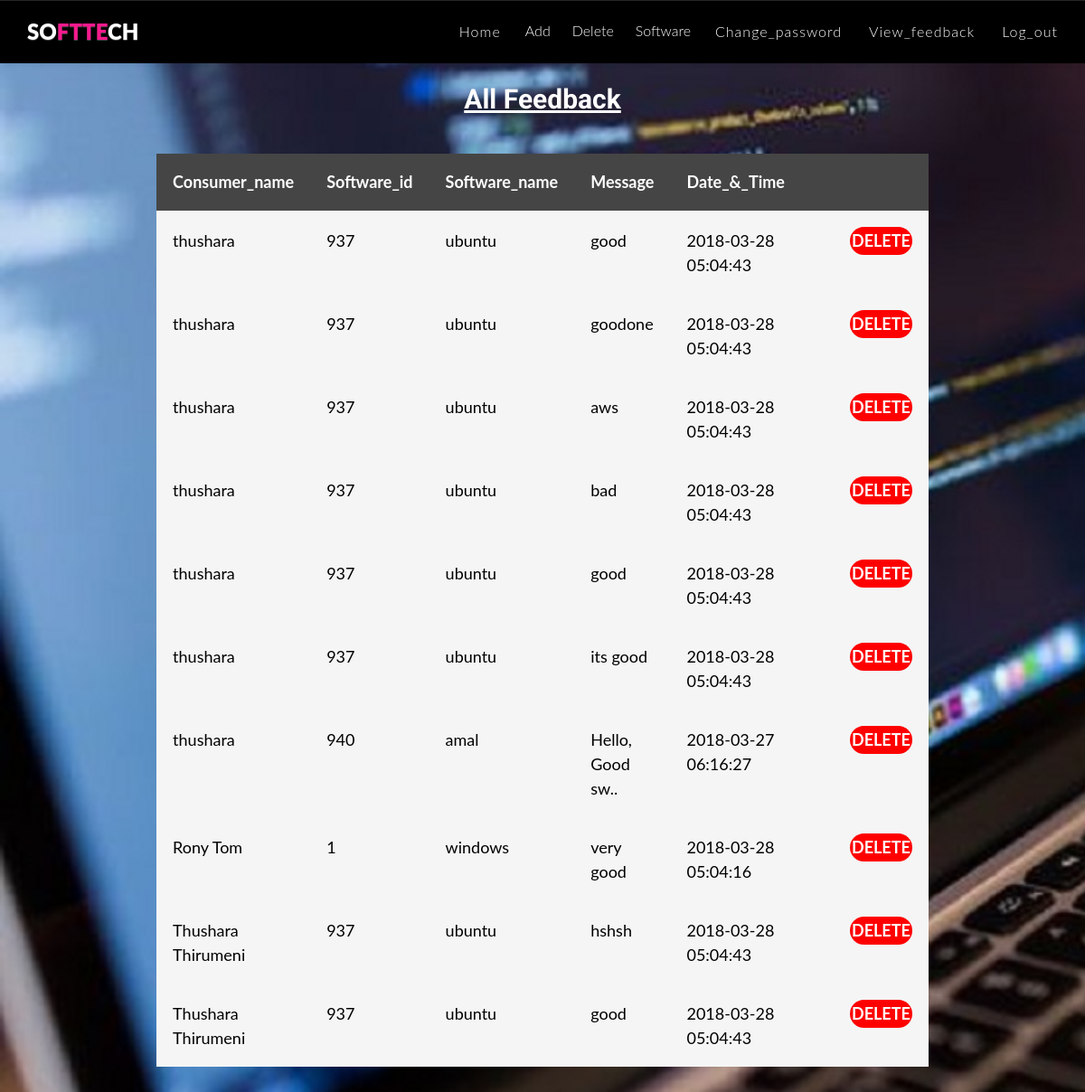
Screenshot of /feedview.php with the database file from the repository.
### tables this page shows
CREATE TABLE `feedback` (
  `fid` int(11) NOT NULL,
  `cid` int(11) NOT NULL,
  `sid` int(11) NOT NULL,
  `message` varchar(50) NOT NULL,
  `date` datetime NOT NULL,
  `time` timestamp NOT NULL DEFAULT CURRENT_TIMESTAMP ON UPDATE CURRENT_TIMESTAMP,
  `status` varchar(10) NOT NULL
);

CREATE TABLE `customer` (
  `cid` int(11) NOT NULL,
  `name` varchar(30) NOT NULL,
  `email_id` varchar(30) NOT NULL,
  `status` int(11) NOT NULL,
  `logid` int(11) NOT NULL
);

CREATE TABLE `supload` (
  `sid` int(11) NOT NULL,
  `did` int(11) NOT NULL,
  `eid` int(11) NOT NULL,
  `sname` varchar(30) NOT NULL,
  `software` varchar(500) NOT NULL,
  `category` varchar(100) NOT NULL,
  `os` varchar(100) NOT NULL,
  `price` int(11) NOT NULL,
  `byte` varchar(10) NOT NULL,
  `size` varchar(10) NOT NULL,
  `time` timestamp NOT NULL DEFAULT CURRENT_TIMESTAMP ON UPDATE CURRENT_TIMESTAMP,
  `lastupdate` timestamp NOT NULL DEFAULT CURRENT_TIMESTAMP ON UPDATE CURRENT_TIMESTAMP,
  `description` varchar(30) NOT NULL,
  `status` varchar(11) NOT NULL
);

### feedview.php (the view, shortened to what this page needs)
<!DOCTYPE html>
<html>
<head>
<link rel="stylesheet" type="text/css" href="library/font-awesome-4.3.0/css/font-awesome.min.css">
	<link rel="stylesheet" type="text/css" href="css/animate.css">
	<link rel="stylesheet" type="text/css" href="css/owl.carousel.css">
        <link rel="stylesheet" type="text/css" href="css/owl.theme.css">
	<link rel="stylesheet" type="text/css" href="css/magnific-popup.css">
        <link rel ="stylesheet" type="text/css" href="library/vegas/vegas.min.css">
	<link rel="stylesheet" type="text/css" href="library/bootstrap/css/bootstrap-theme.min.css">
	<link rel="stylesheet" type="text/css" href="library/bootstrap/css/bootstrap.css">
	<link rel="stylesheet" type="text/css" href="css/style.css">
	<link rel="stylesheet" type="text/css" href="css/custom.css">
        <link rel="stylesheet" type="text/css" href="css/responsive.css">
	<link rel="stylesheet" type="text/css" href="css/color/rose.css">
</head>
<body style="background-image:url(images/main.jpg);">
	<nav  class=" nim-menu navbar navbar-default navbar-fixed-top">
	      <div class="container">
	        <div class="navbar-header">
	            <a class="navbar-brand" href="index.html">So<span class="themecolor">ftte</span>ch</a>
	        </div>
	        <div class="collapse navbar-collapse" id="bs-example-navbar-collapse-1">
	          <ul class="nav navbar-nav navbar-right">
	            <li><a href="admin.php" class="page-scroll">Home</a></li>
							<div class="dropdown" style="float:left;">
								<button class="dropbtn page-scroll">Add</button>
							</div>
				<div class="dropdown" style="float:left;">
					<button class="dropbtn">Delete</button>
				</div><div class="dropdown" style="float:left;">
					<button class="dropbtn">Software</button>
		</div>
				<li><a href="admin_change_password.php" class="page-scroll">Change_password</a></li>
				<li><a href="feedview.php" class="page-scroll">View_feedback</a></li>
				      <li><a href="logout.php" class="page-scroll">Log_out</a></li>
	          </ul>
	        </div>
	      </div>
	    </nav>
<?php
include 'dbcon.php';
$sqlse=mysqli_query($con,"SELECT * FROM `feedback` f join `customer` c on f.cid=c.cid join supload s on s.sid=f.sid WHERE f.status=1") or die(mysqli_error("$con"));
?>
<center>
	<h2 style="margin-top:100px"><b><U>All Feedback</U></b></h2>
<table  width="70%"  border="0" style="margin:50px" overflow-y:"scroll" >
	<th>Consumer_name</th>
<th>Software_id</td>
<th>Software_name</td>
<th>Message</th>
<th>Date_&_Time</th>
<th></th><th></th>
<?php
while($row=mysqli_fetch_array($sqlse)){
	?><form action="#" method="post" enctype="multipart/form-data">
	<tr>
		<td><?php echo $row['name'];?></td>
		<td><?php echo $row['sid'];?></td>
		<td><?php echo $row['sname'];?></td>
		<td><?php echo $row['message'];?></td>
		<td><?php echo $row['time'];?></td>
		<td><input class="txt" type="hidden" name="fid" value="<?php echo $row['fid'];?>"></td>
		<td><b><input type="submit"  style="padding:2px;color:white;background-color:red;border-radius:22px;" name="reject" value="DELETE"></b></td>
		</tr></form>
	<?php
}
?>
</table>
</center>
</html

### css/style.css (style rules this page uses)
* { padding: 0; margin: 0; vertical-align: baseline; }
html { -webkit-font-smoothing:antialiased; }
body,div,dl,dt,dd,ul,ol,li,h1,h2,h3,h4,h5,h6,pre,form,fieldset,p,blockquote,hr,th,td { margin:0; padding:0; }
body { color: #fff; font: normal 16px "Roboto", "Helvetica Neue", Helvetica, Arial, sans-serif; font-weight: 300; background-color: #000; line-height: 1.5; font-family: 'Lato', sans-serif; text-rendering: optimizeLegibility !important; -webkit-font-smoothing: antialiased !important; background-repeat: no-repeat; background-size: cover; }
h2 { ; line-height: 20px; margin: 0; }
a { text-decoration: none !important; transition:all 0.3s linear; -webkit-transition:all 0.3s linear; -moz-transition:all 0.3s linear; -ms-transition:all 0.3s linear; -o-transition:all 0.3s linear; }
ul { list-style: none; margin:0; padding:0; }
h1, h2, h3, h4, h5, h6, .h1, .h2, .h3, .h4, .h5, .h6 { font-family: 'Roboto', sans-serif; margin: 0; }
.nim-menu { padding: 10px; transition: all 0.8s; background:#000; border-bottom:none; transition:all 0.4s ease-in; -webkit-transition:all 0.4s ease-in; -moz-transition:all 0.4s ease-in; -ms-transition:all 0.4s ease-in; }
.nim-menu a.navbar-brand { text-transform: uppercase; font-size: 1.5em; font-weight: 900; color:#fff; }
.nim-menu.navbar-default .navbar-nav > li > a { color: #fafafa; letter-spacing: 1px; text-shadow:1px 0px rgba(0,0,0,0.5); }

### css/custom.css (style rules this page uses)
.dropbtn { background-color: black; color: white; padding: 12px; font-size: 16px; border: none; cursor: pointer; }
.dropdown { position: relative; display: inline-block; }
table { border-collapse: collapse; font-size:20px; font-weight:bolder; border-radius:50px; }
th, td { text-align: left; padding: 18px; color: black; background-color: whitesmoke; font-size:18px; }
th { color: white; background-color: #454545; font-size:18px; }

### css/color/rose.css (style rules this page uses)
.themecolor { color:#f8198d; }

### rows the page displays
feedback: cid.name "thushara", sid.sid "937", sid.sname "ubuntu", message "good", sid.time "2018-03-28 05:04:43"
feedback: cid.name "thushara", sid.sid "937", sid.sname "ubuntu", message "goodone", sid.time "2018-03-28 05:04:43"
feedback: cid.name "thushara", sid.sid "937", sid.sname "ubuntu", message "aws", sid.time "2018-03-28 05:04:43"
feedback: cid.name "thushara", sid.sid "937", sid.sname "ubuntu", message "bad", sid.time "2018-03-28 05:04:43"
feedback: cid.name "thushara", sid.sid "937", sid.sname "ubuntu", message "good", sid.time "2018-03-28 05:04:43"
feedback: cid.name "thushara", sid.sid "937", sid.sname "ubuntu", message "its good", sid.time "2018-03-28 05:04:43"
feedback: cid.name "thushara", sid.sid "940", sid.sname "amal", message "Hello, Good sw..", sid.time "2018-03-27 06:16:27"
feedback: cid.name "Rony Tom", sid.sid "1", sid.sname "windows", message "very good", sid.time "2018-03-28 05:04:16"
feedback: cid.name "Thushara Thirumeni", sid.sid "937", sid.sname "ubuntu", message "hshsh", sid.time "2018-03-28 05:04:43"
feedback: cid.name "Thushara Thirumeni", sid.sid "937", sid.sname "ubuntu", message "good", sid.time "2018-03-28 05:04:43"
